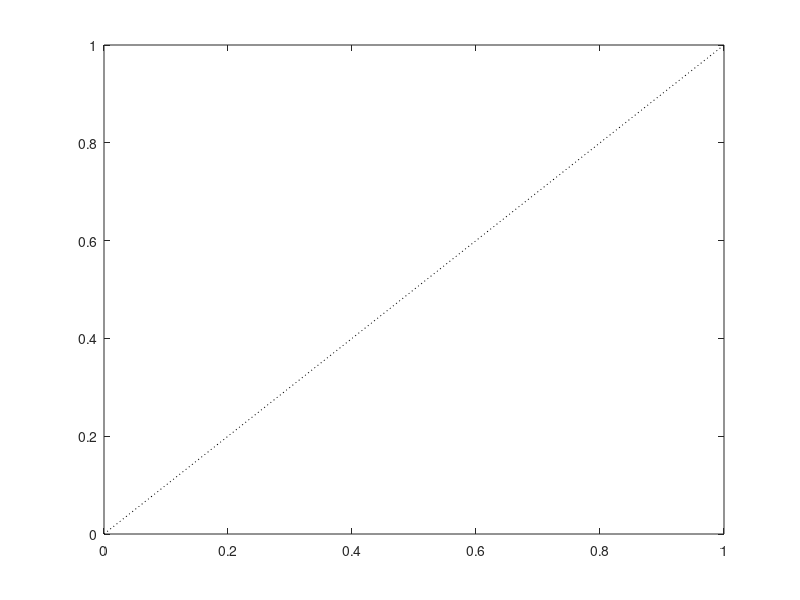

Here is the MATLAB script that generated this plot:
function [  ] = UnityLine( varargin )
%Makes a unity line in a plot
%Options
%   'linetype'
%   'linecolor'
%   'negative'
%%
p = inputParser;
addParameter(p,'linetype',':')
addParameter(p,'linecolor','k')
parse(p,varargin{:})
linetype = p.Results.linetype;
linecolor = p.Results.linecolor;

%%
xrange = get(gca,'xlim');
yrange = get(gca,'ylim');

plot([min([xrange yrange]) max([xrange yrange])],...
    [min([xrange yrange]) max([xrange yrange])],linetype,'color',linecolor)

end

